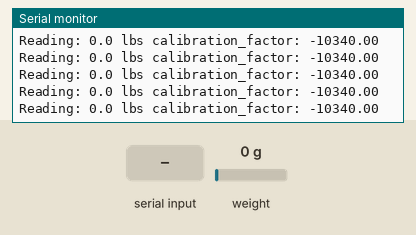
Simulated run of this sketch. Board: Arduino Uno, built with avr-gcc and run on an emulated ATmega328P. On the bench: the last lines printed to the serial monitor. The test bench sets the inputs (shaded band); at power-on: weight on the scale 0 g.

Above: at 2.3 s.
2.4 s: weight on the scale set to 100 g
At 2.4 s:
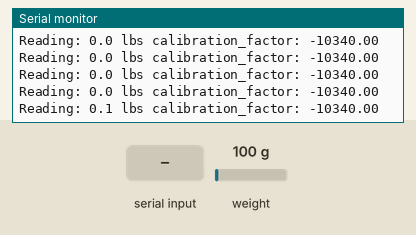
5.4 s: "+" received over Serial
At 5.54 s:
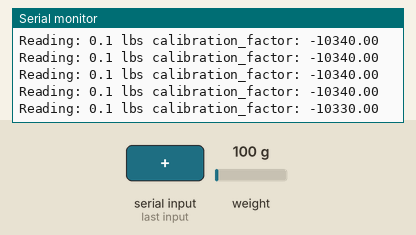
8.4 s: "a" received over Serial
At 8.47 s:
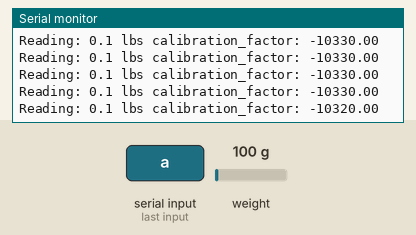
9.9 s: weight on the scale set to 1250 g
At 13.84 s:
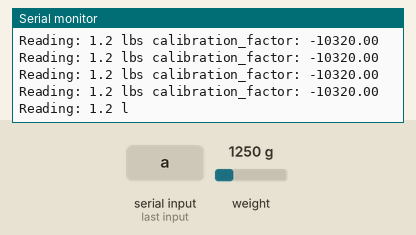
Timing chart, 0 to 13.9 s (numbered marks = the images above; inputs shaded):
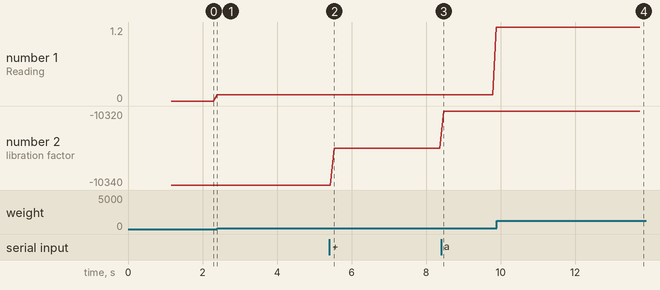

The sketch:

load_cell_calibrate.ino
```cpp
// (licence header left out)
#include "HX711.h"

#define DOUT_A  12
#define CLK_A  11
#define DOUT_B  10
#define CLK_B  9
#define DOUT_C  8
#define CLK_C  7

HX711 cellA(DOUT_A, CLK_A);
HX711 cellB(DOUT_B, CLK_B);
HX711 cellC(DOUT_C, CLK_C);

float calibration_factorA = -10340.0;
float calibration_factorB = -10300.0;
float calibration_factorC = -10330.0;

//Gathered from physical calibration, use these in other programs
float zero_factorA = 27369;
float zero_factorB = 1250;
float zero_factorC = 25000;

void setup() {
  Serial.begin(9600);
  Serial.println("HX711 calibration sketch");
  Serial.println("Remove all weight from scale");
  Serial.println("After readings begin, place known weight on scale");
  Serial.println("Press + or a to increase calibration factor");
  Serial.println("Press - or z to decrease calibration factor");

  cellA.set_scale();
  //cellA.tare();  //Reset the scale to 0

  long zero_factor = cellA.read_average(); //Get a baseline reading
  Serial.print("Zero factor: "); //This can be used to remove the need to tare the scale. Useful in permanent scale projects.
  Serial.println(zero_factor);
}

void loop() {

  cellA.set_scale(calibration_factorA); //Adjust to this calibration factor

  Serial.print("Reading: ");
  Serial.print(cellA.get_units(), 1);
  Serial.print(" lbs"); //Change this to kg and re-adjust the calibration factor if you follow SI units like a sane person
  Serial.print(" calibration_factor: ");
  Serial.print(calibration_factorA);
  Serial.println();

  if(Serial.available())
  {
    char temp = Serial.read();
    if(temp == '+' || temp == 'a')
      calibration_factorA += 10;
    else if(temp == '-' || temp == 'z')
      calibration_factorA -= 10;
  }
}
```

Measured:
- after the input at 5.4 s, the serial monitor: prints a new line after 0.13 s (image 2)
- after the input at 8.4 s, the serial monitor: prints a new line after 0.07 s (image 3)
- after the input at 9.9 s, the serial monitor: prints a new line after 0.09 s (image 4)
- plotted number 1: 0.1 → 1.2 after the input at 8.4 s
- plotted number 2: -10340 → -10330 after the input at 5.4 s, -10330 → -10320 after the input at 8.4 s
